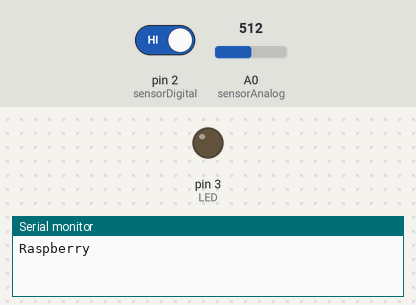
The sketch below on a simulated Arduino Uno, built with avr-gcc and run on an emulated ATmega328P. On the bench: output pins drawn as LEDs (lit = HIGH), the last lines printed to the serial monitor. Inputs (shaded band) come from the test bench; at power-on: pin 2 (sensorDigital) HIGH, A0 (sensorAnalog) = 512.

Above: at 1.2 s.
1.3 s: pin 2 (sensorDigital) driven LOW
At 2.5 s:
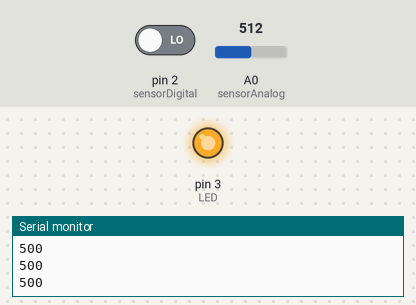
2.8 s: pin 2 (sensorDigital) driven HIGH
At 3.6 s:
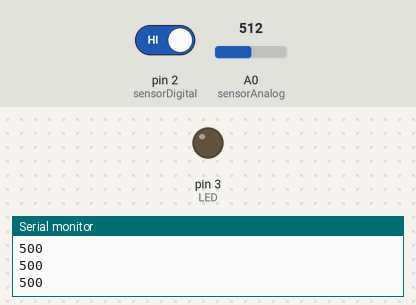
Timing chart, 0 to 5.8 s (numbered marks = the images above; inputs shaded):
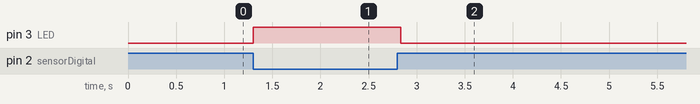

Measured:
- after the input at 1.3 s, pin 3 (LED): LOW → HIGH at once
- after the input at 2.8 s, pin 3 (LED): HIGH → LOW at once

The sketch:

read_mq3.ino
```cpp
#define sensorDigital 2
#define LED 3
#define sensorAnalog A0
#define btn 2
int sum_analog, ave_analog;
int analog;

void setup() {
  pinMode(sensorDigital, INPUT);
  pinMode(btn, INPUT);
  pinMode(LED, OUTPUT);
  Serial.begin(9600);
  while (!Serial) {
  }
  Serial.println("Raspberry");
//  char received = Serial.read();
//  Serial.print(received);
  }
void loop() {
  bool digital = digitalRead(sensorDigital);

//  if (Serial.available() > 0) {
    //String data = Serial.readStringUntil('\n');
    int btn_state=digitalRead(btn);
    if(btn_state==LOW){
//      Serial.print("Analog value : ");
      ave_analog=read_ave(20);
      Serial.println(ave_analog);
      digitalWrite(LED, HIGH);
//      Serial.print("Digital value :");
//      Serial.println(digital);
      delay(100);
    }
    else {
      digitalWrite(LED, LOW);
    }
//  }
}

int read_ave(uint8_t solan)
{
  sum_analog=0;
  for(int i=0; i<solan; i++){
    analog = analogRead(sensorAnalog);
    sum_analog=sum_analog+analog;
  }
  int tb=sum_analog/1.023/solan;
  return tb;
}
```
